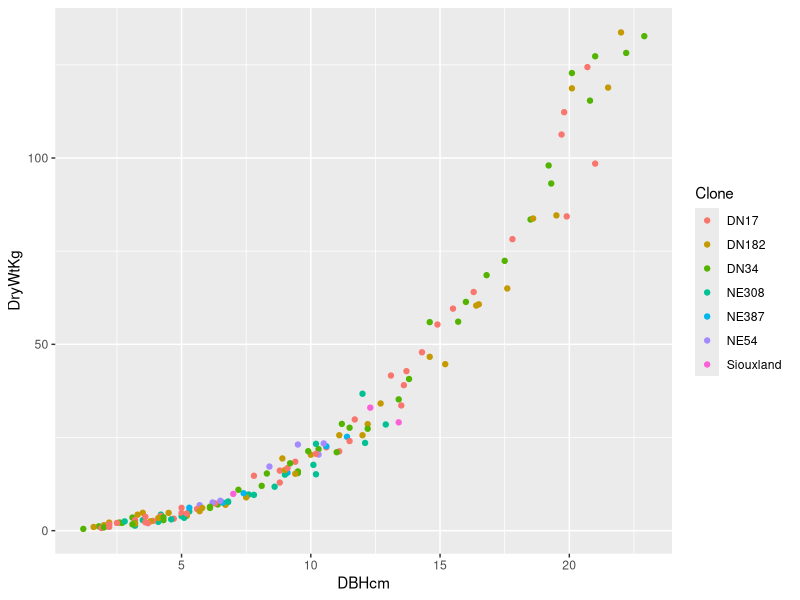
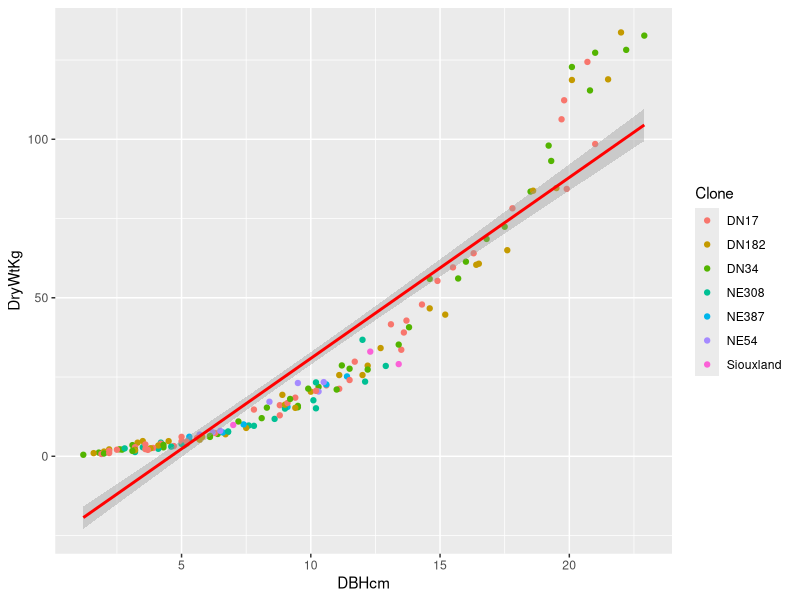
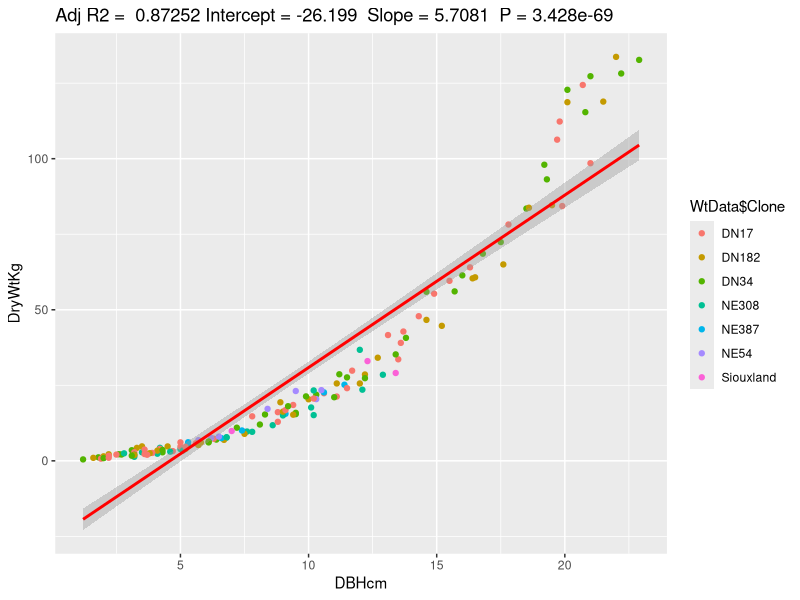
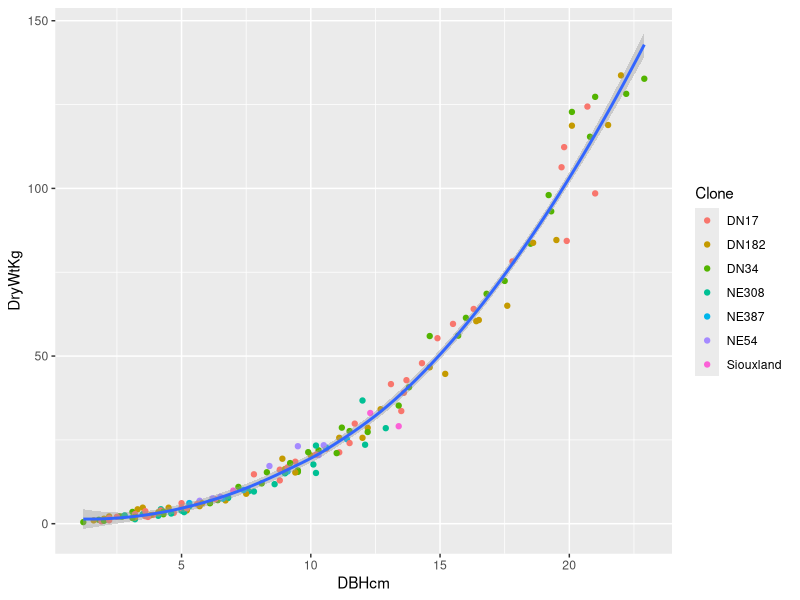

R code for these plots, in order:
# R Script for doing analysis
library(ggplot2)
#loading in the tree data and taking a look at it
WtData<-read.table(file="NetzerReportSampleTreeData.csv",header=TRUE,sep=",")
View(WtData)
# Making a graph of the Weight in KG  based on the DBH in cm
p<- ggplot(WtData, aes(x=DBHcm,y=DryWtKg)) + geom_point(aes(color=Clone))
p

#Doin a linear model regression on the WtData
fit1<-lm(DryWtKg~DBHcm,data=WtData)
summary(fit1)

# Using ggplot to make the linear regression graphic
p+stat_smooth(method="lm",col="red")
# Here is a way to generate graph with linear model summary in title by making a function
ggplotRegression <- function (fit) {
  
  require(ggplot2)
  
  ggplot(fit$model, aes_string(x = names(fit$model)[2], y = names(fit$model)[1])) + 
    geom_point(aes(color=WtData$Clone)) +
    stat_smooth(method = "lm", col = "red") +
    labs(title = paste("Adj R2 = ",signif(summary(fit)$adj.r.squared, 5),
                       "Intercept =",signif(fit$coef[[1]],5 ),
                       " Slope =",signif(fit$coef[[2]], 5),
                       " P =",signif(summary(fit)$coef[2,4], 5)))
}
ggplotRegression(fit1)
#Fitting a smoothing and line to the data
s<-p+geom_smooth()
s
#